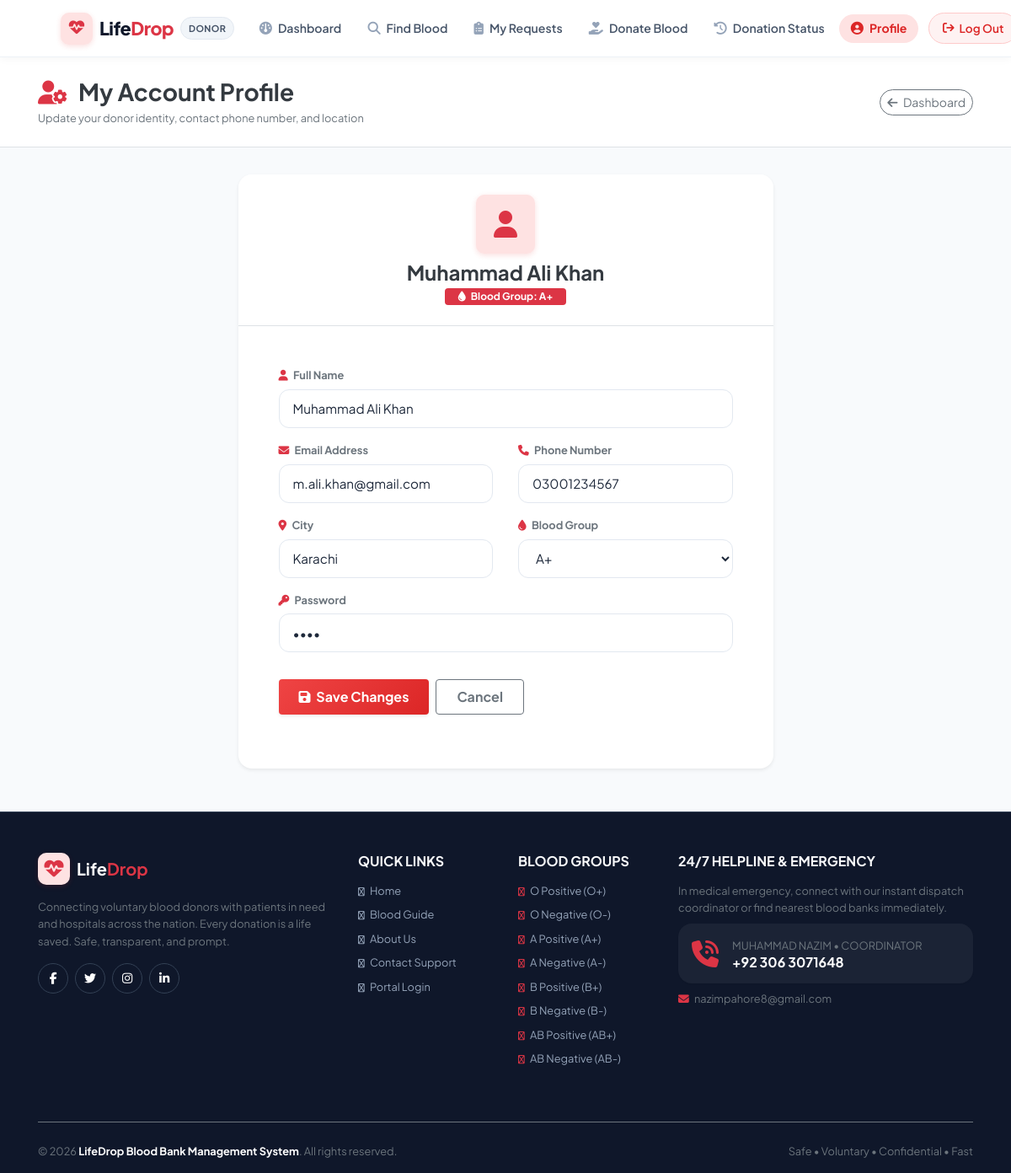
The page /rprofile.php (signed in) on the database its author committed.
### tables this page shows
CREATE TABLE `receivers` (
  `id` int(11) NOT NULL,
  `rname` varchar(100) NOT NULL,
  `remail` varchar(100) NOT NULL,
  `rpassword` varchar(100) NOT NULL,
  `rphone` varchar(100) NOT NULL,
  `rbg` varchar(10) NOT NULL,
  `rcity` varchar(100) NOT NULL
);

### rprofile.php (the view, shortened to what this page needs)
<?php
require 'file/connection.php';
if(!isset($_SESSION['rid'])) {
    header('location:login.php');
    exit();
} else {
    $id = $_SESSION['rid'];
    $sql = "SELECT * FROM receivers WHERE id='$id'";
    $result = mysqli_query($conn, $sql);
    $row = mysqli_fetch_array($result);
    require 'head.php';
?>
<body>
    <?php require 'header.php'; ?>
    <div class="bg-white border-bottom py-4 mb-4">
        <div class="container d-flex flex-wrap align-items-center justify-content-between">
            <div>
                <h3 class="font-weight-bold text-dark mb-1">
                    <i class="fa-solid fa-user-gear text-danger mr-2"></i> My Account Profile
                </h3>
                <p class="text-muted small mb-0">Update your donor identity, contact phone number, and location</p>
            </div>
            <a href="Userpage.html" class="btn btn-outline-secondary btn-sm rounded-pill mt-2 mt-sm-0">
                <i class="fa-solid fa-arrow-left mr-1"></i> Dashboard
            </a>
        </div>
    </div>
    <div class="container cont pt-2">
        <div class="row justify-content-center">
            <div class="col-lg-7 col-md-9">
                <div class="card shadow-sm border-0">
                    <div class="card-header bg-white border-bottom py-4 text-center">
                        <div class="brand-icon-wrapper mx-auto mb-2" style="width: 70px; height: 70px; font-size: 2rem; background: #fee2e2;">
                            <i class="fa-solid fa-user text-danger"></i>
                        </div>
                        <h4 class="font-weight-bold text-dark mb-1"><?php echo htmlspecialchars($row['rname']); ?></h4>
                        <span class="badge badge-danger px-3 py-1 font-weight-bold">
                            <i class="fa-solid fa-droplet mr-1"></i> Blood Group: <?php echo htmlspecialchars($row['rbg']); ?>
                        </span>
                    </div>
                    <div class="card-body p-4 p-md-5">
                        <form action="file/updateprofile.php" method="post">
                            <div class="form-group mb-3">
                                <label for="rname" class="small text-muted font-weight-bold">
                                    <i class="fa-solid fa-user mr-1 text-danger"></i> Full Name
                                </label>
                                <input type="text" id="rname" name="rname" value="<?php echo htmlspecialchars($row['rname']); ?>" class="form-control" required>
                            </div>
                            <div class="row">
                                <div class="col-md-6 form-group mb-3">
                                    <label for="remail" class="small text-muted font-weight-bold">
                                        <i class="fa-solid fa-envelope mr-1 text-danger"></i> Email Address
                                    </label>
                                    <input type="email" id="remail" name="remail" value="<?php echo htmlspecialchars($row['remail']); ?>" class="form-control" required>
                                </div>
                                <div class="col-md-6 form-group mb-3">
                                    <label for="rphone" class="small text-muted font-weight-bold">
                                        <i class="fa-solid fa-phone mr-1 text-danger"></i> Phone Number
                                    </label>
                                    <input type="text" id="rphone" name="rphone" value="<?php echo htmlspecialchars($row['rphone']); ?>" class="form-control" required>
                                </div>
                            </div>
                            <div class="row">
                                <div class="col-md-6 form-group mb-3">
                                    <label for="rcity" class="small text-muted font-weight-bold">
                                        <i class="fa-solid fa-location-dot mr-1 text-danger"></i> City
                                    </label>
                                    <input type="text" id="rcity" name="rcity" value="<?php echo htmlspecialchars($row['rcity']); ?>" class="form-control" required>
                                </div>
                                <div class="col-md-6 form-group mb-3">
                                    <label for="bg" class="small text-muted font-weight-bold">
                                        <i class="fa-solid fa-droplet mr-1 text-danger"></i> Blood Group
                                    </label>
                                    <select id="bg" class="form-control" name="bg" required>
                                        <?php
                                        $groups = ['A+', 'A-', 'B+', 'B-', 'AB+', 'AB-', 'O+', 'O-'];
                                        foreach($groups as $g) {
                                            $selected = ($row['rbg'] == $g) ? 'selected' : '';
                                            echo "<option value='$g' $selected>$g</option>";
                                        }
                                        ?>
                                    </select>
                                </div>
                            </div>
                            <div class="form-group mb-4">
                                <label for="rpassword" class="small text-muted font-weight-bold">
                                    <i class="fa-solid fa-key mr-1 text-danger"></i> Password
                                </label>
                                <input type="password" id="rpassword" name="rpassword" value="<?php echo htmlspecialchars($row['rpassword']); ?>" class="form-control" required>
                            </div>
                            <div class="d-flex flex-wrap gap-2 pt-2">
                                <button type="submit" name="update" class="btn btn-primary px-4 py-2 font-weight-bold mr-2 shadow-sm">
                                    <i class="fa-solid fa-floppy-disk mr-1"></i> Save Changes
                                </button>
                                <a href="Userpage.html" class="btn btn-outline-secondary px-4 py-2 font-weight-bold">
                                    Cancel
                                </a>
                            </div>
                        </form>
                    </div>
                </div>
            </div>
        </div>
    </div>
    <?php require 'footer.php'; ?>
</body>
</html>
<?php } ?>

### css/style.css (style rules this page uses)
*, *::before, *::after { box-sizing: border-box; }
html, body { height: 100%; }
body { font-family: 'Plus Jakarta Sans', -apple-system, BlinkMacSystemFont, "Segoe UI", Roboto, sans-serif; background-color: var(--bg-main); color: var(--text-main); line-height: 1.6; display: flex; flex-direction: column; min-height: 100vh; -webkit-font-smoothing: antialiased; }
a { color: var(--primary); text-decoration: none; transition: var(--transition); }
.cont { flex: 1 0 auto; padding-top: 35px; padding-bottom: 50px; width: 100%; }
.brand-icon-wrapper { display: inline-flex; align-items: center; justify-content: center; width: 38px; height: 38px; border-radius: 10px; background: #fee2e2; font-size: 1.15rem; box-shadow: 0 2px 6px rgba(220, 38, 38, 0.15); }
.btn-primary { background: linear-gradient(135deg, #ef4444 0%, #dc2626 100%); border: none; box-shadow: 0 4px 12px rgba(220, 38, 38, 0.25); color: #fff; }
.card { background: var(--surface); border: 1px solid var(--border-color); border-radius: var(--border-radius-lg); box-shadow: var(--shadow-sm); transition: var(--transition); overflow: hidden; }
.card-header { background-color: #ffffff; border-bottom: 1px solid var(--border-color); padding: 1.15rem 1.5rem; font-weight: 700; color: var(--secondary); }
.card-body { padding: 1.5rem; }
.form-control { height: 46px; border-radius: var(--border-radius-md); border: 1.5px solid var(--border-color); font-size: 0.95rem; padding: 0.6rem 1rem; color: var(--text-main); transition: var(--transition); }
select.form-control { height: 46px !important; }
label { font-weight: 600; font-size: 0.88rem; color: var(--secondary-light); margin-bottom: 0.4rem; }

### rows shown on the page
receivers: rname "Muhammad Ali Khan", rbg "A+", remail "m.ali.khan@gmail.com", rphone "03001234567", rcity "Karachi"

### other values the page prints
form field bg "A+"
